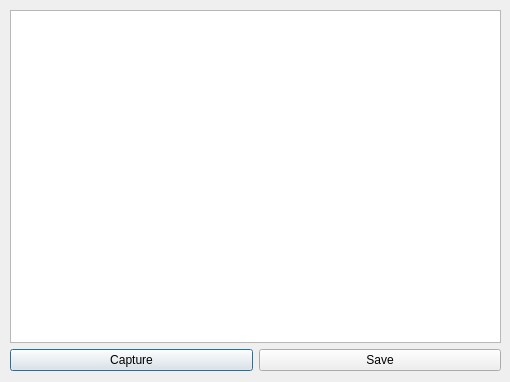
<?xml version="1.0" encoding="UTF-8"?>
<ui version="4.0">
 <class>Dialog_screenshot</class>
 <widget class="QDialog" name="dialog_capture">
  <property name="geometry">
   <rect>
    <x>0</x>
    <y>0</y>
    <width>510</width>
    <height>382</height>
   </rect>
  </property>
  <property name="windowTitle">
   <string>Dialog</string>
  </property>
  <widget class="QWidget" name="layoutWidget">
   <property name="geometry">
    <rect>
     <x>10</x>
     <y>10</y>
     <width>491</width>
     <height>361</height>
    </rect>
   </property>
   <layout class="QVBoxLayout" name="verticalLayout">
    <item>
     <widget class="QGraphicsView" name="graphicsView"/>
    </item>
    <item>
     <layout class="QHBoxLayout" name="horizontalLayout">
      <item>
       <widget class="QPushButton" name="pushButton_2">
        <property name="text">
         <string>Capture</string>
        </property>
       </widget>
      </item>
      <item>
       <widget class="QPushButton" name="pushButton_3">
        <property name="text">
         <string>Save</string>
        </property>
       </widget>
      </item>
     </layout>
    </item>
   </layout>
  </widget>
 </widget>
 <resources/>
 <connections/>
</ui>
